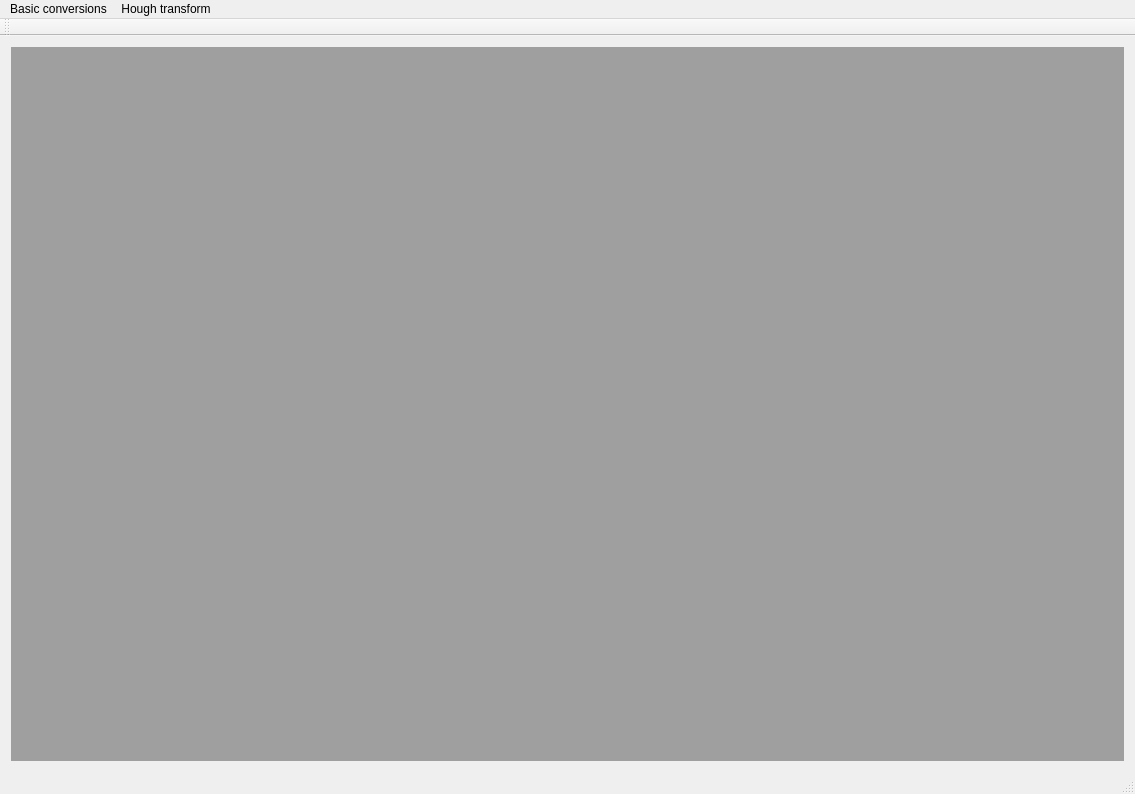
<?xml version="1.0" encoding="UTF-8"?>
<ui version="4.0">
 <class>MainWindow</class>
 <widget class="QMainWindow" name="MainWindow">
  <property name="geometry">
   <rect>
    <x>0</x>
    <y>0</y>
    <width>1135</width>
    <height>794</height>
   </rect>
  </property>
  <property name="windowTitle">
   <string>Image Processing</string>
  </property>
  <widget class="QWidget" name="centralWidget">
   <layout class="QGridLayout" name="gridLayout_3">
    <item row="0" column="0">
     <widget class="QMdiArea" name="mdiArea">
      <property name="activationOrder">
       <enum>QMdiArea::CreationOrder</enum>
      </property>
      <property name="viewMode">
       <enum>QMdiArea::SubWindowView</enum>
      </property>
     </widget>
    </item>
   </layout>
  </widget>
  <widget class="QMenuBar" name="menuBar">
   <property name="geometry">
    <rect>
     <x>0</x>
     <y>0</y>
     <width>1135</width>
     <height>31</height>
    </rect>
   </property>
   <widget class="QMenu" name="menuHough">
    <property name="title">
     <string>Hough transform</string>
    </property>
    <addaction name="actionCircle"/>
    <addaction name="actionLines"/>
   </widget>
   <widget class="QMenu" name="menuTreatment">
    <property name="title">
     <string>Basic conversions</string>
    </property>
    <addaction name="actionGrayscale"/>
    <addaction name="action3x3_Filter"/>
    <addaction name="separator"/>
    <addaction name="actionBlue_Red_Color_Inversion"/>
    <addaction name="actionColor_Filter"/>
    <addaction name="separator"/>
    <addaction name="actionHistogram"/>
   </widget>
   <addaction name="menuTreatment"/>
   <addaction name="menuHough"/>
  </widget>
  <widget class="QToolBar" name="mainToolBar">
   <attribute name="toolBarArea">
    <enum>TopToolBarArea</enum>
   </attribute>
   <attribute name="toolBarBreak">
    <bool>false</bool>
   </attribute>
  </widget>
  <widget class="QStatusBar" name="statusBar"/>
  <action name="actionOpen">
   <property name="text">
    <string>Open</string>
   </property>
  </action>
  <action name="actionSave">
   <property name="text">
    <string>Save</string>
   </property>
  </action>
  <action name="actionCircle">
   <property name="text">
    <string>Circles</string>
   </property>
  </action>
  <action name="actionLines">
   <property name="text">
    <string>Lines</string>
   </property>
  </action>
  <action name="actionGrayscale">
   <property name="enabled">
    <bool>false</bool>
   </property>
   <property name="text">
    <string>Grayscale</string>
   </property>
  </action>
  <action name="action3x3_Filter">
   <property name="enabled">
    <bool>false</bool>
   </property>
   <property name="text">
    <string>3x3 Filter</string>
   </property>
  </action>
  <action name="actionBlue_Red_Color_Inversion">
   <property name="enabled">
    <bool>false</bool>
   </property>
   <property name="text">
    <string>Blue-Red Color Inversion</string>
   </property>
  </action>
  <action name="actionColor_Filter">
   <property name="enabled">
    <bool>false</bool>
   </property>
   <property name="text">
    <string>Color Filter</string>
   </property>
  </action>
  <action name="actionHistogram">
   <property name="enabled">
    <bool>false</bool>
   </property>
   <property name="text">
    <string>Histogram</string>
   </property>
  </action>
 </widget>
 <layoutdefault spacing="6" margin="11"/>
 <resources/>
 <connections/>
</ui>
